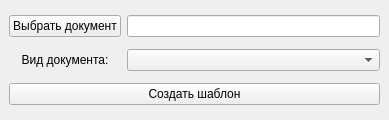
<?xml version="1.0" encoding="UTF-8"?>
<ui version="4.0">
 <class>MainWindow</class>
 <widget class="QMainWindow" name="MainWindow">
  <property name="geometry">
   <rect>
    <x>0</x>
    <y>0</y>
    <width>389</width>
    <height>120</height>
   </rect>
  </property>
  <property name="windowTitle">
   <string>MainWindow</string>
  </property>
  <widget class="QWidget" name="centralwidget">
   <layout class="QGridLayout" name="gridLayout">
    <item row="2" column="0" colspan="2">
     <widget class="QPushButton" name="button_transform">
      <property name="text">
       <string>Создать шаблон</string>
      </property>
     </widget>
    </item>
    <item row="1" column="0">
     <widget class="QLabel" name="label_type_doc">
      <property name="layoutDirection">
       <enum>Qt::LayoutDirection::LeftToRight</enum>
      </property>
      <property name="text">
       <string>Вид документа:</string>
      </property>
      <property name="textFormat">
       <enum>Qt::TextFormat::AutoText</enum>
      </property>
      <property name="alignment">
       <set>Qt::AlignmentFlag::AlignCenter</set>
      </property>
     </widget>
    </item>
    <item row="1" column="1">
     <widget class="QComboBox" name="comboBox_type_doc"/>
    </item>
    <item row="0" column="0">
     <widget class="QPushButton" name="button_select_doc">
      <property name="maximumSize">
       <size>
        <width>16777215</width>
        <height>16777215</height>
       </size>
      </property>
      <property name="text">
       <string>Выбрать документ</string>
      </property>
      <property name="iconSize">
       <size>
        <width>16</width>
        <height>16</height>
       </size>
      </property>
     </widget>
    </item>
    <item row="0" column="1">
     <widget class="QLineEdit" name="lineEdit_doc_name">
      <property name="accessibleDescription">
       <string/>
      </property>
      <property name="text">
       <string/>
      </property>
      <property name="readOnly">
       <bool>true</bool>
      </property>
     </widget>
    </item>
   </layout>
  </widget>
 </widget>
 <resources/>
 <connections/>
</ui>
